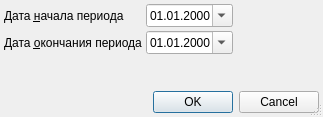
<?xml version="1.0" encoding="UTF-8"?>
<ui version="4.0">
 <class>EmergencyF40SetupDialog</class>
 <widget class="QDialog" name="EmergencyF40SetupDialog">
  <property name="windowModality">
   <enum>Qt::ApplicationModal</enum>
  </property>
  <property name="geometry">
   <rect>
    <x>0</x>
    <y>0</y>
    <width>323</width>
    <height>117</height>
   </rect>
  </property>
  <property name="windowTitle">
   <string>параметры отчёта</string>
  </property>
  <property name="sizeGripEnabled">
   <bool>true</bool>
  </property>
  <layout class="QGridLayout">
   <property name="margin">
    <number>4</number>
   </property>
   <property name="spacing">
    <number>4</number>
   </property>
   <item row="0" column="0">
    <widget class="QLabel" name="lblBegDate">
     <property name="text">
      <string>Дата &amp;начала периода</string>
     </property>
     <property name="buddy">
      <cstring>edtBegDate</cstring>
     </property>
    </widget>
   </item>
   <item row="0" column="1">
    <widget class="CDateEdit" name="edtBegDate">
     <property name="displayFormat">
      <string>dd.MM.yyyy</string>
     </property>
     <property name="calendarPopup">
      <bool>true</bool>
     </property>
    </widget>
   </item>
   <item row="0" column="2">
    <spacer>
     <property name="orientation">
      <enum>Qt::Horizontal</enum>
     </property>
     <property name="sizeHint" stdset="0">
      <size>
       <width>91</width>
       <height>20</height>
      </size>
     </property>
    </spacer>
   </item>
   <item row="1" column="0">
    <widget class="QLabel" name="lblEndDate">
     <property name="text">
      <string>Дата &amp;окончания периода</string>
     </property>
     <property name="buddy">
      <cstring>edtEndDate</cstring>
     </property>
    </widget>
   </item>
   <item row="1" column="1">
    <widget class="CDateEdit" name="edtEndDate">
     <property name="displayFormat">
      <string>dd.MM.yyyy</string>
     </property>
     <property name="calendarPopup">
      <bool>true</bool>
     </property>
    </widget>
   </item>
   <item row="1" column="2">
    <spacer>
     <property name="orientation">
      <enum>Qt::Horizontal</enum>
     </property>
     <property name="sizeHint" stdset="0">
      <size>
       <width>91</width>
       <height>20</height>
      </size>
     </property>
    </spacer>
   </item>
   <item row="4" column="0">
    <spacer>
     <property name="orientation">
      <enum>Qt::Vertical</enum>
     </property>
     <property name="sizeHint" stdset="0">
      <size>
       <width>129</width>
       <height>20</height>
      </size>
     </property>
    </spacer>
   </item>
   <item row="5" column="0" colspan="3">
    <widget class="QDialogButtonBox" name="buttonBox">
     <property name="orientation">
      <enum>Qt::Horizontal</enum>
     </property>
     <property name="standardButtons">
      <set>QDialogButtonBox::Cancel|QDialogButtonBox::Ok</set>
     </property>
    </widget>
   </item>
  </layout>
 </widget>
 <customwidgets>
  <customwidget>
   <class>CDateEdit</class>
   <extends>QDateEdit</extends>
   <header>library/DateEdit</header>
  </customwidget>
 </customwidgets>
 <tabstops>
  <tabstop>edtBegDate</tabstop>
  <tabstop>edtEndDate</tabstop>
  <tabstop>buttonBox</tabstop>
 </tabstops>
 <resources/>
 <connections>
  <connection>
   <sender>buttonBox</sender>
   <signal>accepted()</signal>
   <receiver>EmergencyF40SetupDialog</receiver>
   <slot>accept()</slot>
   <hints>
    <hint type="sourcelabel">
     <x>112</x>
     <y>177</y>
    </hint>
    <hint type="destinationlabel">
     <x>102</x>
     <y>90</y>
    </hint>
   </hints>
  </connection>
  <connection>
   <sender>buttonBox</sender>
   <signal>rejected()</signal>
   <receiver>EmergencyF40SetupDialog</receiver>
   <slot>reject()</slot>
   <hints>
    <hint type="sourcelabel">
     <x>225</x>
     <y>177</y>
    </hint>
    <hint type="destinationlabel">
     <x>236</x>
     <y>76</y>
    </hint>
   </hints>
  </connection>
 </connections>
</ui>
